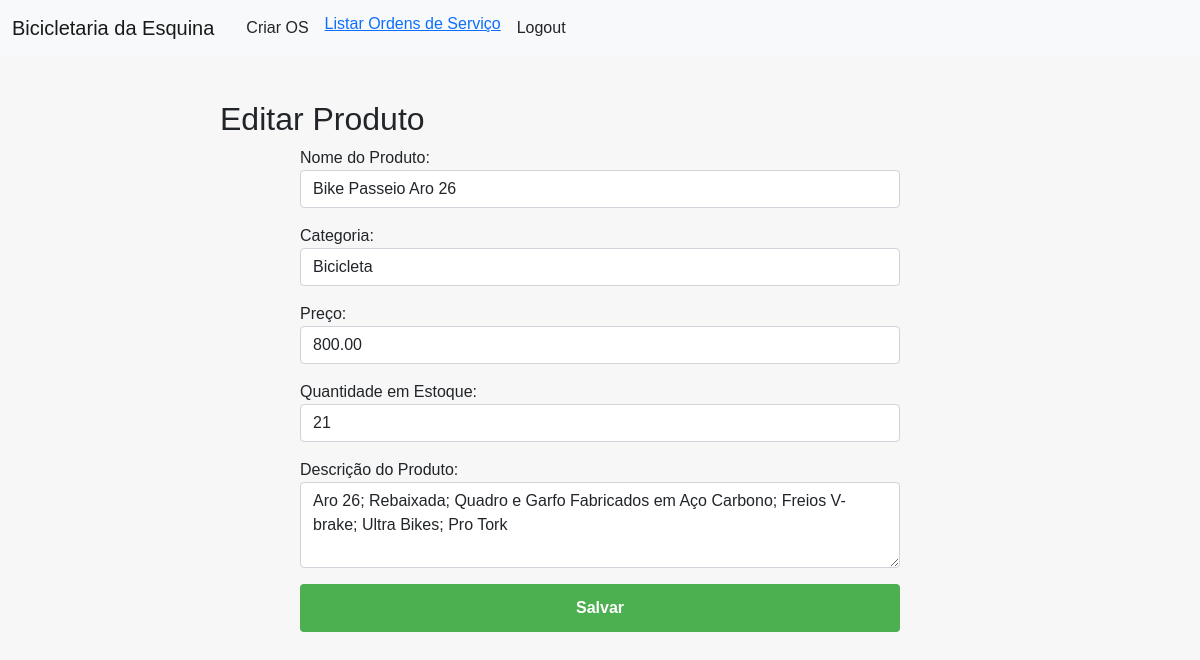
/estoque/editar/1/ (signed in), run on the app's committed database.
### estoque/models.py (models this page shows, shortened)
class Produto(models.Model):
    CATEGORIA_CHOICES = [
        ('bicicleta', 'Bicicleta'),
        ('peca', 'Peça'),
        ('acessorio', 'Acessório'),
    ]
    nome = models.CharField("Nome do Produto", max_length=100)
    categoria = models.CharField("Categoria", max_length=20, choices=CATEGORIA_CHOICES)
    preco = models.DecimalField("Preço", max_digits=10, decimal_places=2)
    quantidade = models.PositiveIntegerField("Quantidade em Estoque", default=0)
    descricao = models.TextField("Descrição do Produto", blank=True)

### estoque/views.py (the view)
# urls.py: path('editar/<int:produto_id>/', views.editar_produto, name='editar_produto'),
@login_required
@permission_required('estoque.change_produto', raise_exception=True)
def editar_produto(request, produto_id):
    produto = get_object_or_404(Produto, pk=produto_id)
    if request.method == 'POST':
        form = ProdutoForm(request.POST, instance=produto)
        if form.is_valid():
            form.save()
            messages.success(request, 'Produto atualizado com sucesso!')
            return redirect('listar_produtos')
    else:
        form = ProdutoForm(instance=produto)
    return render(request, 'estoque/editar_produto.html', {'form': form})

### estoque/forms.py
class ProdutoForm(forms.ModelForm):
    class Meta:
        model = Produto
        fields = ['nome', 'categoria', 'preco', 'quantidade', 'descricao']
        widgets = {
            'nome': forms.TextInput(attrs={'class': 'form-control'}),
            'categoria': forms.Select(attrs={'class': 'form-control'}),
            'preco': forms.NumberInput(attrs={'class': 'form-control'}),
            'quantidade': forms.NumberInput(attrs={'class': 'form-control'}),
            'descricao': forms.Textarea(attrs={
                'class': 'form-control',
                'rows': 3,
            }),
        }

### estoque/templates/estoque/editar_produto.html (shortened to what this page needs)
{% extends 'base.html' %}
{% load static %}
{% block content %}
    <head>
        <link rel="stylesheet" type="text/css" href="{% static 'estoque/styles.css' %}">
    </head>
    <div class="form-container">
        <h2>Editar Produto</h2>
        <form method="post" class="produto-form">
            <div class="form-group">
                {{ form.as_p }}
            </div>
            <button type="submit" class="btn btn-primary">Salvar</button>
        </form>
    </div>
{% endblock %}

### estoque/static/estoque/styles.css (style rules this page uses)
body { font-family: Arial, sans-serif; background-color: #f7f7f7; margin: 0; padding: 0; font-size: 16px; }
.btn { padding: 5px 10px; font-size: 0.9em; }
.produto-form { max-width: 600px; margin: 0 auto; }
.produto-form textarea { resize: vertical; }
.produto-form .btn { width: 100%; padding: 0.75rem; font-size: 1rem; font-weight: bold; color: #fff; background-color: #4CAF50; border: none; border-radius: 0.25rem; cursor: pointer; transition: background-color 0.3s ease; }
input[type=number] { -moz-appearance: textfield; appearance: textfield; }

### data on the page
Produto: nome "Bike Passeio Aro 26", categoria "Bicicleta", preco "800.00", quantidade "21", descricao "Aro 26; Rebaixada; Quadro e Garfo Fabricados em Aço Carbono; Freios V-brake; Ultra Bikes; Pro Tork"
